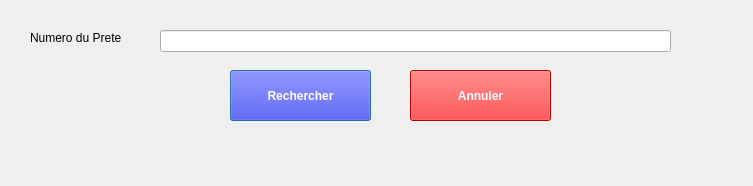
<?xml version="1.0" encoding="UTF-8"?>
<ui version="4.0">
 <class>modifierUnPret</class>
 <widget class="QDialog" name="modifierUnPret">
  <property name="geometry">
   <rect>
    <x>0</x>
    <y>0</y>
    <width>753</width>
    <height>186</height>
   </rect>
  </property>
  <property name="windowTitle">
   <string>Dialog</string>
  </property>
  <widget class="QLabel" name="label">
   <property name="geometry">
    <rect>
     <x>30</x>
     <y>30</y>
     <width>231</width>
     <height>16</height>
    </rect>
   </property>
   <property name="text">
    <string>Numero du Prete</string>
   </property>
  </widget>
  <widget class="QLineEdit" name="numeroDuPrete">
   <property name="geometry">
    <rect>
     <x>160</x>
     <y>30</y>
     <width>511</width>
     <height>22</height>
    </rect>
   </property>
  </widget>
  <widget class="QPushButton" name="Recherche">
   <property name="geometry">
    <rect>
     <x>230</x>
     <y>70</y>
     <width>141</width>
     <height>51</height>
    </rect>
   </property>
   <property name="styleSheet">
    <string notr="true">QPushButton{
background:blue;
font-weight:bold;
color:white;
}</string>
   </property>
   <property name="text">
    <string>Rechercher</string>
   </property>
  </widget>
  <widget class="QPushButton" name="annuler">
   <property name="geometry">
    <rect>
     <x>410</x>
     <y>70</y>
     <width>141</width>
     <height>51</height>
    </rect>
   </property>
   <property name="styleSheet">
    <string notr="true">QPushButton{
background:red;
font-weight:bold;
color:white;
}</string>
   </property>
   <property name="text">
    <string>Annuler</string>
   </property>
  </widget>
 </widget>
 <resources/>
 <connections/>
</ui>
